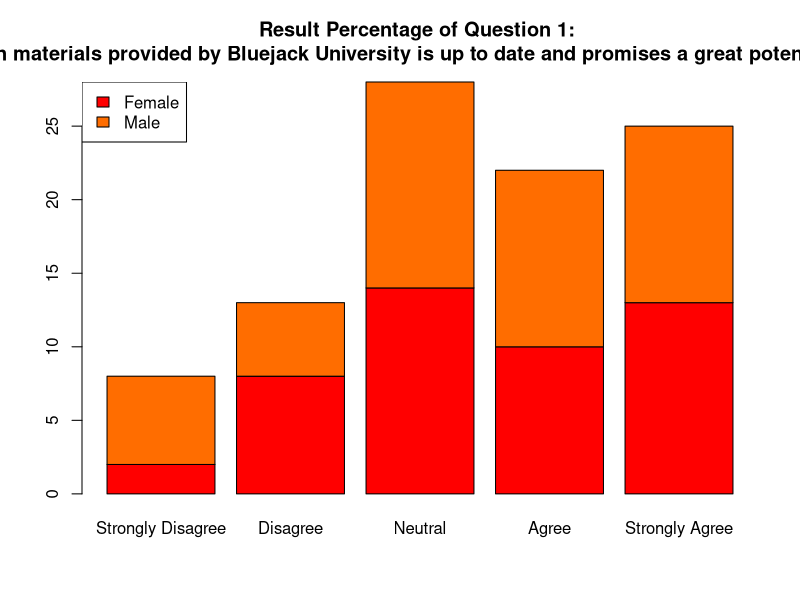
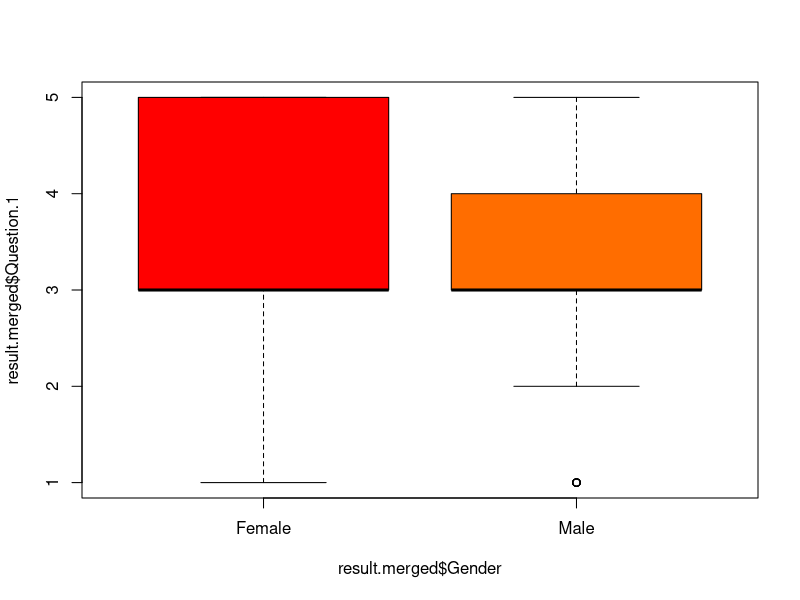

These charts were generated, in order, by the following R code:
participant <- read.csv("Participant.csv", sep = ",", fileEncoding = "UTF-8-BOM")
question <- read.csv("Question.csv", sep = ",", fileEncoding = "UTF-8-BOM")
result <- read.csv("Result.csv", sep = ",", fileEncoding = "UTF-8-BOM")

result <- na.omit(result)

result.merged <- merge(x = result, y = participant, by.x = "Participant.Number", by.y = "Participant.Number")

test <- table(result.merged$Question.1, result.merged$Question.2)

q1.frequency <- t(table(result.merged$Question.1, result.merged$Gender == "Male")) #transposed

labels.q1 = c("Strongly Disagree", "Disagree", "Neutral", "Agree", "Strongly Agree")

q1.title <- subset(question$Question, question$Question.Number == 1)

q1.title <- paste("Result Percentage of Question 1: ", q1.title, sep = "\n")

barplot(q1.frequency, col = rainbow(length(result.merged)), names.arg = labels.q1, main = q1.title)

labels.gender = c("Female", "Male")
legend("topleft", legend=labels.gender, fill = rainbow(length(result.merged)))

#q4

boxplot(result.merged$Question.1 ~ result.merged$Gender, col = rainbow(length(result.merged)))
